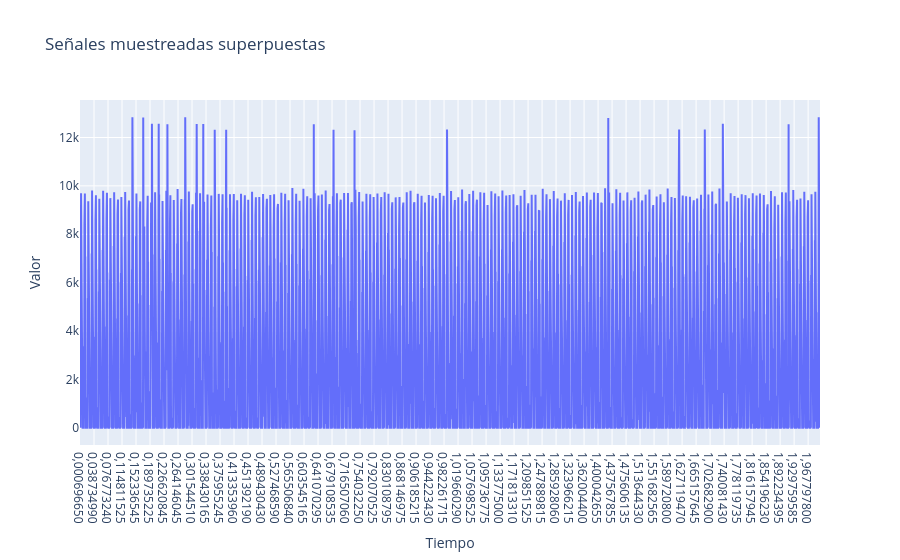

The code cell stored with this chart in its notebook:
### Code cell
fig = go.Figure()


# Agregamos cada señal como un trazo
fig.add_trace(go.Scatter(x = resultados_tiempos[2], y=new_arr2, mode='lines', name='Señal 2'))

# Opciones de layout
fig.update_layout(
    title='Señales muestreadas superpuestas',
    xaxis_title='Tiempo',
    yaxis_title='Valor',
    hovermode='x unified'
)

fig.show()

### Figure 1 — Plotly figure (JSON) as saved in the notebook; plotly's stock layout.template omitted (floating-point values rounded to 4 significant figures; data arrays with more than 128 entries replaced by an {"elided": "..."} marker saying what was removed)
{"data": [{"mode": "lines", "name": "Señal 2", "type": "scatter", "x": {"elided": "3489 str values"}, "y": {"elided": "3489 int values"}}], "layout": {"hovermode": "x unified", "title": {"text": "Señales muestreadas superpuestas"}, "xaxis": {"title": {"text": "Tiempo"}}, "yaxis": {"title": {"text": "Valor"}}}}
